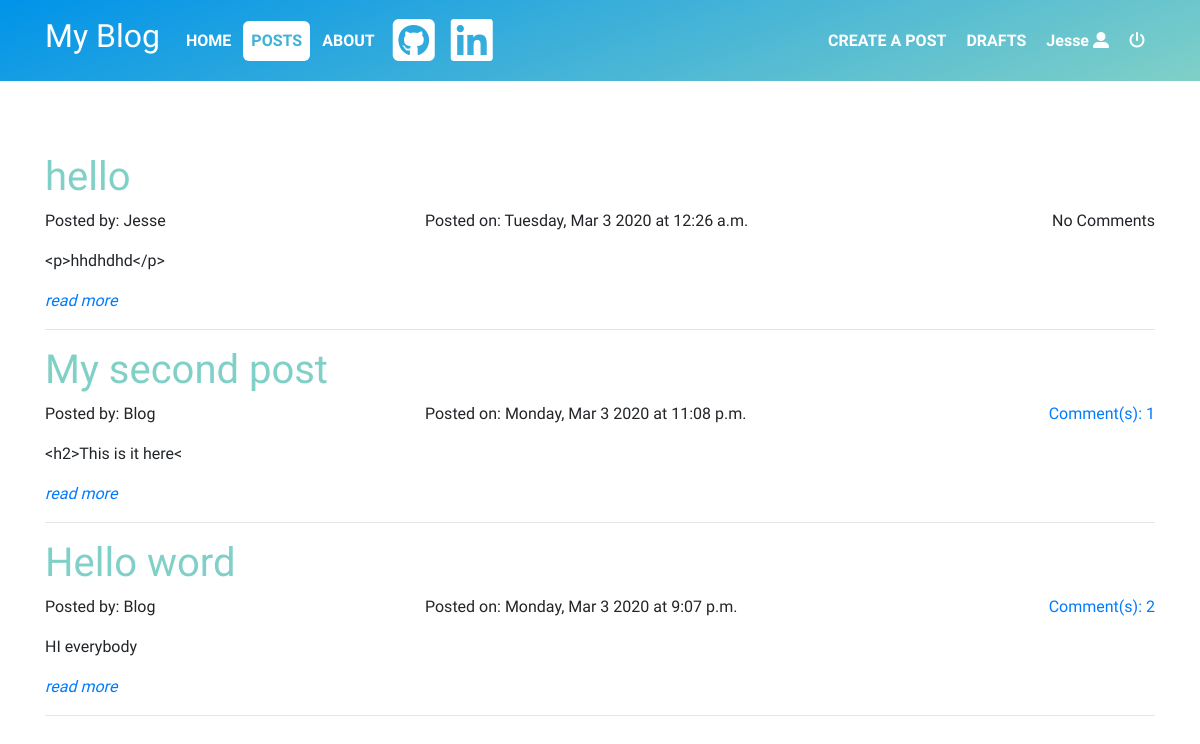
Page //posts/ (signed in) on the committed database.
### blog/models.py (models this page shows, shortened)
class Post(models.Model):
    author = models.ForeignKey(User, on_delete=models.CASCADE)
    alias = models.CharField(max_length=50, null=True)
    title = models.CharField(max_length=100)
    text = models.TextField()
    created_date = models.DateTimeField(default=timezone.now)
    published_date = models.DateTimeField(null=True)
    def approved_comments(self):
        return self.comments.filter(approved_comment=True)

### blog/views.py (the view)
class PostListView(ListView):
    paginate_by = 10
    queryset = Post.objects.filter(published_date__isnull=False).order_by('-published_date')

### blog/templates/blog/post_list.html
{% extends 'blog/base.html' %}
{% block posts %}id="active"{%endblock%}
{% block content %}
{% for post in post_list %}
    {% if post.published_date %}
    <div>
        <div>
            <h1 class="customtext"><a href="{% url 'post_detail' pk=post.pk %}">{{post.title}}</a></h1>
        </div>
        <div class="row">
            <div class="col-md-4">
                <p>Posted by: {{post.author|title}}</p>
            </div>
            <div class="col-md-4">
                <p>Posted on: {{post.published_date|date:"l, M n Y"}} at {{post.published_date|time:"g:i a"}}</p>
            </div>
            <div class="col-md-4" align="right">
                {% if post.approved_comments %}
                    <p><a href="{% url 'post_detail' pk=post.pk %}">Comment(s): {{post.approved_comments.count}}</a></p>
                {% else %}
                    <p>No Comments</p>
                {% endif %}
            </div>
        </div>
        <div>
            <p>{{post.text|slice:":20"}}</p>
            <a href="{% url 'post_detail' pk=post.pk %}"><p><em>read more</em></p></a>
        </div>
    </div>
    <hr>
    {% else %}
        <h3 align="center">Sorry, no content has been posted on this blog yet, please check back soon.</h3>
        <h4 align="center"><a href="{% url 'createpost' %}">CLICK here</a> to add create new post</h4>
    {% endif %}
{% endfor %}
{% endblock %}

### blog/templates/blog/base.html (shortened to what this page needs)
<!DOCTYPE html>
{% load static %}
<html lang="en">
<head>
    <link rel="stylesheet" href="https://stackpath.bootstrapcdn.com/bootstrap/4.4.1/css/bootstrap.min.css">
    <link rel="stylesheet" href="{% static "css/blog.css" %}">
</head>
<body class="fonty">
    <nav class="navbar sticky-top navbar-expand-lg navbar-dark customnav" id="nav_bar">
        <div class="container">
            <a class="navbar-brand" href="{% url 'index' %}"><h2>My Blog</h2></a>
            <div class="collapse navbar-collapse" id="navbarSupportedContent">
                <ul class="navbar-nav menu">
                    <li class="nav-item">
                        <a class="nav-link" href="{% url 'index' %}" {% block home %}{% endblock %}><strong>HOME</strong></a>
                    </li>
                    <li class="nav-item">
                        <a class="nav-link" href="{% url 'post_list' %}" {% block posts %}{% endblock %}><strong>POSTS</strong></a>
                    </li>
                    <li class="nav-item">
                        <a class="nav-link" href="{% url 'about' %}" {% block about %}{% endblock %}><strong>ABOUT</strong></a>
                    </li>
                </ul>
                <ul class="navbar-nav portfolio">
                    <li class="nav-item">
                        <a class="nav-link" href="https://www.github.com" target="_blank"><strong><i class="fab fa-github-square fa-3x" id="rotate"></i></strong></a>
                    </li>
                    <li class="nav-item">
                        <a class="nav-link" href="https://www.linkedin.com" target="_blank"><strong><i class="fab fa-linkedin fa-3x" id="rotate"></i></strong></a>
                    </li>
                </ul>
                <ul class="navbar-nav menu ml-auto">
                {% if user.is_authenticated %}
                    <li class="nav-item">
                        <a class="nav-link" href="{% url 'createpost' %}"><strong>CREATE A POST</strong></a>
                    </li>
                    <li class="nav-item">
                        <a class="nav-link" href="{% url 'drafts' %}" {% block drafts %}{% endblock %}><strong>DRAFTS</strong></a>
                    </li>
                    <li class="nav-item">
                        <a class="nav-link" href="{% url 'profile' %}" {% block profile %}{% endblock %}><strong>{{user.username|title}} <i class="fas fa-user-alt"></i></strong></a>
                    </li>
                    <li class="nav-item logout">
                        <a class="nav-link" href="{% url 'logout' %}"><strong><i class="fas fa-power-off"></i></strong></a>
                    </li>
                {% endif %}
                </ul>
            </div>
        </div>
    </nav>
    <br><br><br>
    <div class="container">
        {% block content %}
        {% endblock %}
    </div>
</body>
</html>

### blog/static/css/blog.css (style rules this page uses)
.navbar-dark .navbar-nav .nav-link { color:rgb(255, 255, 255); border-radius: 6px; margin-left: 2px; margin-right: 2px; }
.navbar-dark .portfolio .nav-link { transition: 0.70s; -webkit-transition: 0.70s; -moz-transition: 0.70s; -ms-transition: 0.70s; -o-transition: 0.70s; display: block; margin-right: auto; margin-left: auto; display: inline-block; }
#active { color: #40b2d8; background-color: white; }
.fonty { font-family: 'Sirin Stencil', sans-serif; }
.customnav { background-color: #0093E9; background-image: linear-gradient(160deg, #0093E9 0%, #80D0C7 100%); }
.customtext { background: radial-gradient(circle, rgba(0,147,233,1) 0%, rgba(128,208,199,1) 25%); -webkit-background-clip: text; -webkit-text-fill-color: transparent; }

### rows in the picture
Post: title "hello", author "Jesse", published_date "Tuesday, Mar 3 2020", published_date "12:26 a.m.", shows "No Comments", text "<p>hhdhdhd</p>"
Post: title "My second post", author "Blog", published_date "Monday, Mar 3 2020", published_date "11:08 p.m.", approved_comments.count "1", text "<h2>This is it here<"
Post: title "Hello word", author "Blog", published_date "Monday, Mar 3 2020", published_date "9:07 p.m.", approved_comments.count "2", text "HI everybody"

### other values in the picture
{{ user.username|title }} "Jesse"
